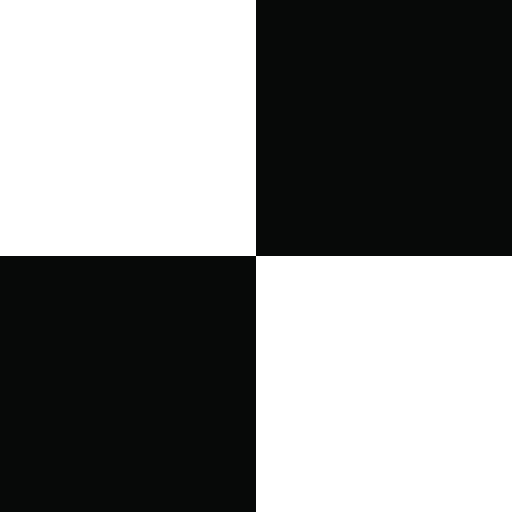
#> input picture CV/opencv/data/square.jpg, 512 x 512 px
$ python bitwise.py
#> lines starting #> are read from the running program, lines starting #| are printed output that depends on the picture; after the words box and inside, x2 and y2 are one past the last pixel; in counts of white or black regions, pixels touching at a corner belong together
import  numpy as np
import cv2

image = np.zeros((512, 512, 3), np.uint8)
image = cv2.circle(image, (256, 256), 150, (255, 255, 255), -1)
kvadr = cv2.imread('data/square.jpg')
#> kvadr is the input picture: shape (512, 512, 3); mean B, G, R 132, 132, 131

# bit_and = cv2.bitwise_and(image, kvadr)
# bit_or = cv2.bitwise_or(image,kvadr)
# bit_xor = cv2.bitwise_xor(image, kvadr)
bit_not = cv2.bitwise_not(image, kvadr)
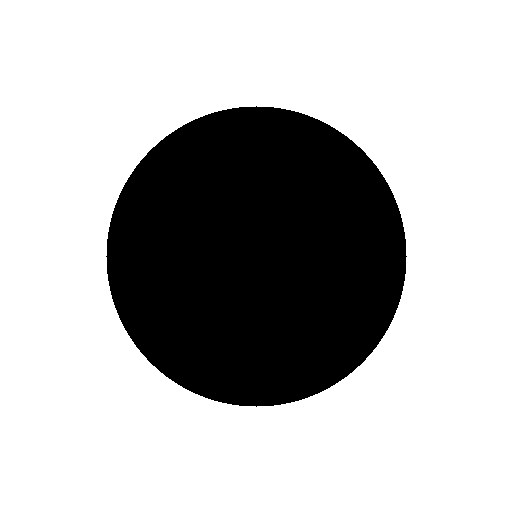
#> bit_not: shape (512, 512, 3); 73% white; 1 black region, box (x1, y1, x2, y2) and area: (106, 106, 407, 407) 70681
# [6 lines of commented-out code are left out]
cv2.imshow('bitwise', bit_not)

cv2.waitKey(0)
cv2.destroyAllWindows()
